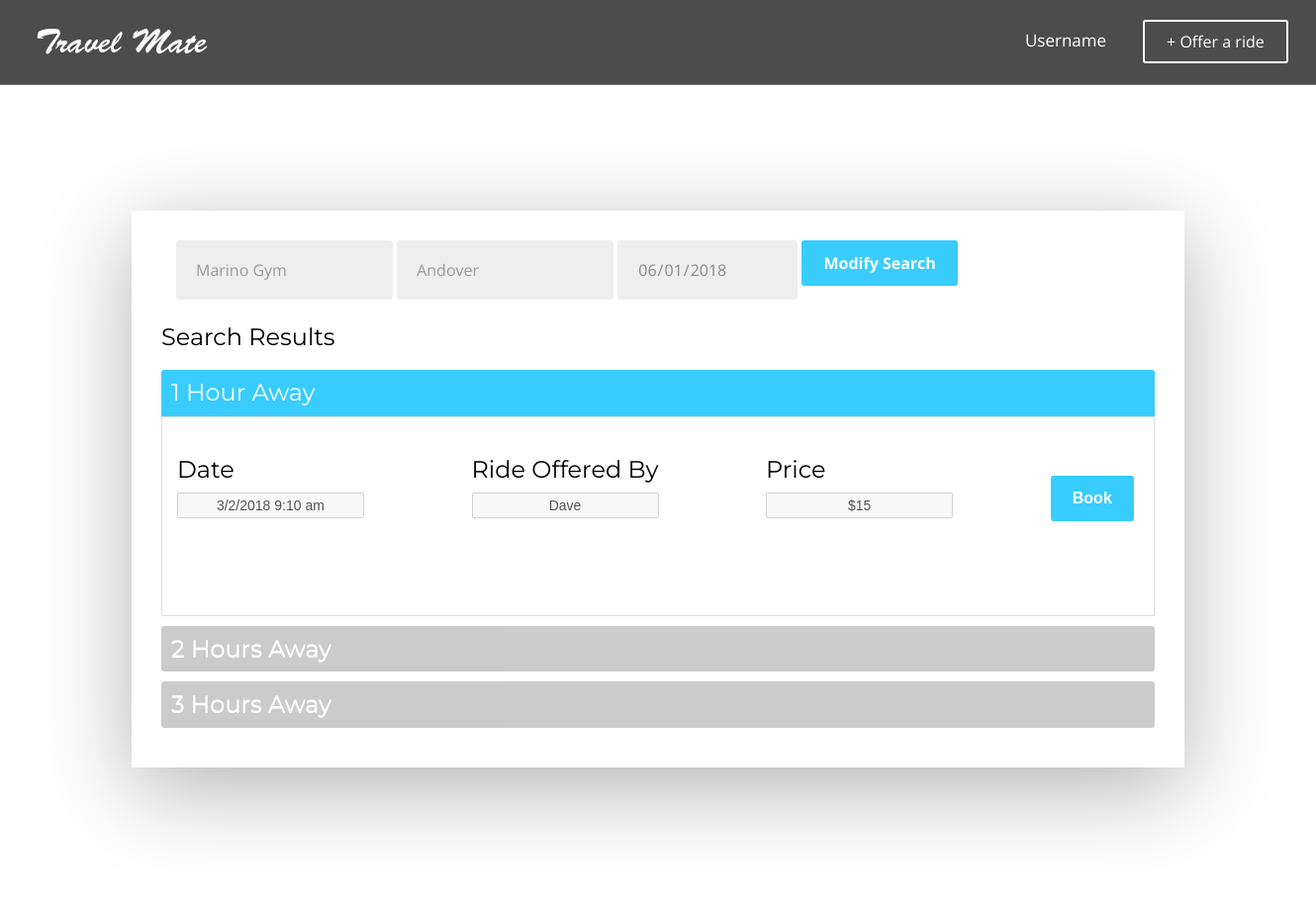
The page /book/search/ on the database as committed earlier.
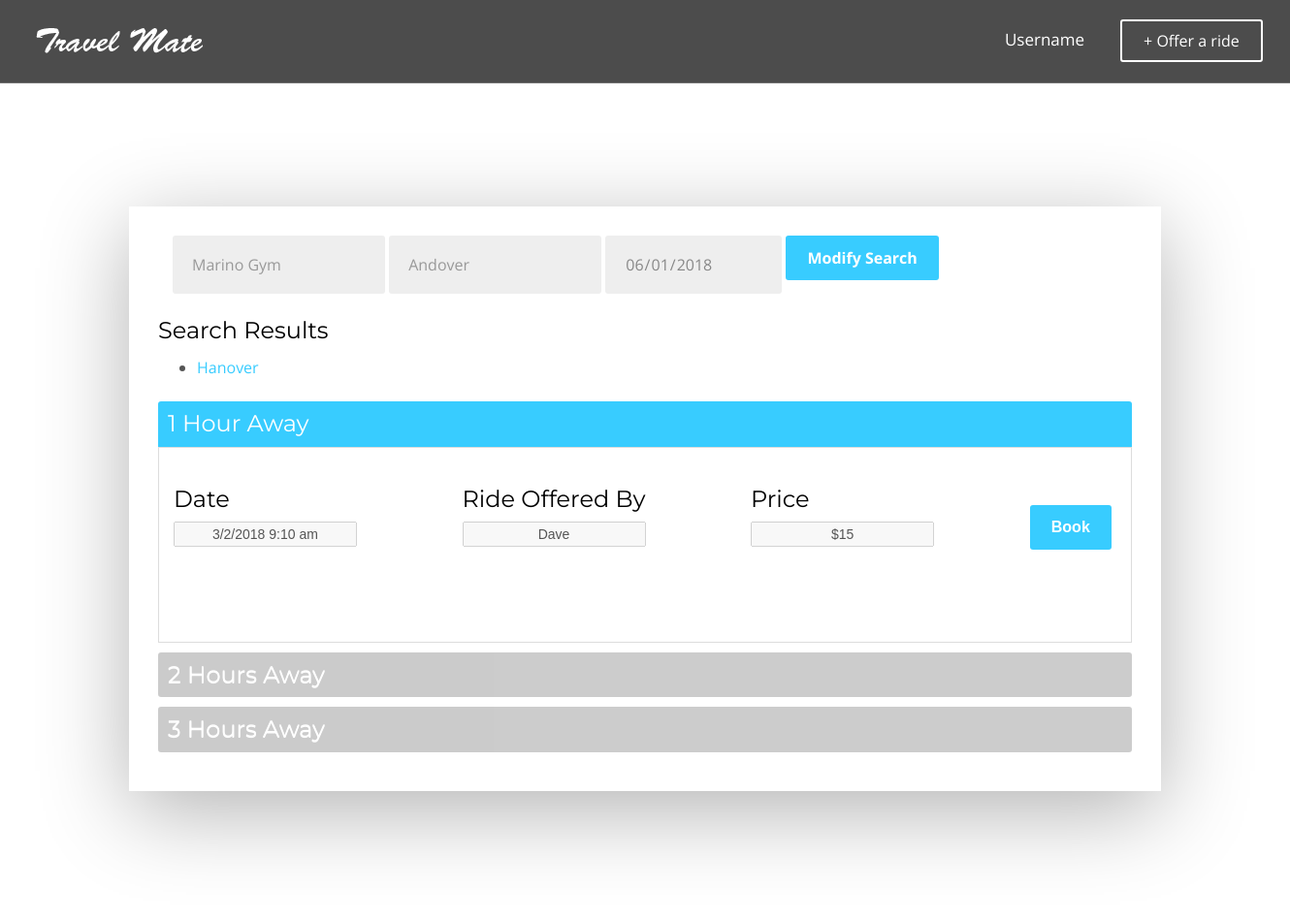
The same page on the database as committed later.
### book/models.py (models this page shows, shortened)
class Reservation(models.Model):
    uid = models.ForeignKey(User, on_delete = models.CASCADE)
    eid = models.ForeignKey(Enlist, on_delete = models.CASCADE)
    from_loc = models.CharField(max_length = 250)
    to_loc = models.CharField(max_length = 250)
    start_date = models.DateField()
    status = models.BooleanField(default = False)

### book/views.py (the view)
def searchres(request):
    all_reservations = Reservation.objects.all()
    context = {
        'all_reservations': all_reservations,
    }
    return render(request,'book/search.html', context)

### book/templates/book/search.html (shortened to what this page needs)
{%load staticfiles %}
<link rel="stylesheet" href="static/css/bootstrap.min.css" type="text/css">
<link rel="stylesheet" href="{% static 'css/style.css' %}" type="text/css">
<link rel="stylesheet" href="static/css/owl.carousel.css" type="text/css">
<link href="static/css/font-awesome.min.css" rel="stylesheet">
<link href="{% static 'css/accordion.css' %}" rel="stylesheet">
<header id="header">
    <nav class="navbar navbar-default navbar-fixed-top" data-spy="affix" data-offset-top="10">
        <div class="container">
            <div class="navbar-header">
                <div class="logo"><a href="{% url 'travel:index' %}"><img src="{%static 'images/logo1.png'%}"
                                                                          alt="image"/></a></div>
            </div>
            <div class="collapse navbar-collapse" id="navigation">
                <ul class="nav navbar-nav">
                    <li><a href="#">Username</a>
                    </li>
                </ul>
                <div class="submit_listing">
                    <a href="/offer" class="btn outline-btn">+ Offer a ride</a>
                </div>
            </div>
        </div>
    </nav>
</header>
<link rel="stylesheet" href="{% static 'css/style.css' %}" type='text/css'/>
<link rel="stylesheet" href="http://maxcdn.bootstrapcdn.com/bootstrap/3.3.6/css/bootstrap.min.css"/>
<link rel="stylesheet" href="{% static 'css/style.css' %}" type='text/css'/>
<section class="parallex-bg section-padding">
    <div class="text-mid">
            <div class="accordionWrapper">
                <div class="container">
                    <div class="search_form">
                            <div class="form-group">
                                <input type="text" id="fromlocation" class="form-control" placeholder="Marino Gym"
                                       disabled="true">
                            </div>
                            <p style="float: left">&nbsp;</p>
                            <div class="form-group">
                                <input type="text" id="tolocation" class="form-control" placeholder="Andover"
                                       disabled="true">
                            </div>
                            <p style="float: left">&nbsp;</p>
                            <div class="form-group">
                                <input type="date" id="startdate" class="form-control" value="2018-06-01"
                                       disabled="true">
                            </div>
                            <p style="float: left">&nbsp;</p>
                            <div class="form-group search_btn">
                                <a href="/book"> <input type="submit" value="Modify Search" class="btn btn-block"></a>
                            </div>
                    </div>
                </div>
                <h4>Search Results</h4>
                <ul>
                  {% for reservation in all_reservations %}
                  <li>
                    <a href="#">{{reservation.to_loc}}</a>
                  </li>
                  {% endfor %}
                </ul>
                <div class="accordionItem open">
                    <h4 class="accordionItemHeading">1 Hour Away</h4>
                    <div class="accordionItemContent">
                        <div class="row">
                            <div style="float: left;width: 30%;padding: 1%;height: 20%;">
                                <h4 >Date</h4>
                                <input type="text" name="lname" disabled class="text-center" value="3/2/2018 9:10 am">
                            </div>
                            <div style="float: left;width: 30%;padding: 1%;height: 20%;">
                                <h4 >Ride Offered By</h4>
                                <input type="text" name="lname" disabled value="Dave" class="text-center">
                            </div>
                            <div style="float: left;width: 30%;padding: 1%;height: 20%;">
                                <h4 >Price</h4>
                                <input type="text" name="lname" disabled value="$15" class="text-center">
                            </div>
                            <input type="submit" data-toggle="modal" data-target="#myModal" value="Book" class="btn" style="margin-left:0%;margin-top:4%">
                        </div>
                    </div>
                </div>
                <div class="accordionItem close">
                    <h4 class="accordionItemHeading">2 Hours Away</h4>
                </div>
                <div class="accordionItem close">
                    <h4 class="accordionItemHeading">3 Hours Away</h4>
                </div>
            </div>
    </div>
</section>
<div class="container">
</div>

### travel/static/css/style.css (style rules this page uses)
h1,h2,h3,h4,h5,h6 { color:#000;font-weight:400;font-family:'Montserrat',sans-serif }
h4 { font-size:24px }
p { font-size:16px;line-height:30px;margin-bottom:15px }
a { transition-duration:.5s;-moz-transition-duration:.5s;-o-transition-duration:.5s;-webkit-transition-duration:.5s;-ms-transition-duration:.5s;text-decoration:none;color:#38ccff }
ul,ol { margin:0 auto 20px }
ul li,ol li { font-size:16px;line-height:30px;margin:0 auto 10px }
img { max-width:100% }
.btn { background:#38ccff none repeat scroll 0 0;border:medium none;border-radius:3px;color:#fff;font-size:16px;font-weight:700;line-height:30px;margin:auto;width:auto;padding:8px 22px;transition:all .3s linear 0;-moz-transition:all .3s linear 0;-o-transition:all .3s linear 0;-webkit-transition:all .3s linear 0;-ms-transition:all .3s linear 0 }
.outline-btn { border:#38ccff solid 2px;background:none;color:#38ccff }
.form-group { margin-bottom:15px;position:relative }
.form-control,form input,form textarea,form select { background:#eee none repeat scroll 0 0;border:0 none;border-radius:3px;box-shadow:none;color:#888;font-size:14px;height:50px;line-height:30px;padding:0 20px;width:100% }
.section-padding { padding:80px 0;position:relative }
.parallex-bg { background-attachment:fixed;background-position:center;background-repeat:no-repeat;background-size:cover;position:relative }
#header .container { width:98% }
.logo { margin:22px 0;transition-duration:.3s;-moz-transition-duration:.3s;-o-transition-duration:.3s;-webkit-transition-duration:.3s;-ms-transition-duration:.3s }
.submit_listing { float:right;margin-top:20px;margin-left:25px;transition-duration:.3s;-moz-transition-duration:.3s;-o-transition-duration:.3s;-webkit-transition-duration:.3s;-ms-transition-duration:.3s }
.submit_listing .btn { background:none;border-color:#fff;color:#fff;padding:5px 22px;font-weight:400 }
.navbar.navbar-default { background:rgba(0,0,0,0.7) none repeat scroll 0 0;border-color:currentcolor currentcolor rgba(255,255,255,0.2);border-radius:0;border-style:none none solid;border-width:0 0 1px;margin:0 auto;padding:0;transition-duration:.3s;-moz-transition-duration:.3s;-o-transition-duration:.3s;-webkit-transition-duration:.3s;-ms-transition-duration:.3s }
#navigation { padding:0;text-align:right }
#navigation .nav.navbar-nav { display:inline-block;float:none;vertical-align:middle }
#navigation .nav.navbar-nav li { margin:0;overflow:hidden;position:relative }
#navigation .nav.navbar-nav a { color:#fff;font-size:17px;font-weight:400 }
#navigation .nav.navbar-nav li > a { padding:31px 12px }
.search_form .form-group { float:left }
.search_form .form-control,.search_form form input,.search_form form textarea,.search_form form select { font-size:16px;height:60px;padding:0 20px }
.search_form .form-control,.search_form form textarea,.search_form form select { font-size:16px;height:60px;padding:0 20px }

### travel/static/css/accordion.css (style rules this page uses)
.accordionWrapper { padding:30px;background:#fff;float:left;width:80%;box-sizing:border-box;margin:10%; box-shadow: 0 1.5em 85px 0 rgba(0, 0, 0, 0.3); }
.accordionItem { float:left; display:block; width:100%; box-sizing: border-box; font-family:'Open-sans',Arial,sans-serif; }
.accordionItemHeading { cursor:pointer; margin:0px 0px 10px 0px; padding:10px; background:#000000; color:#fff; width:100%; -webkit-border-radius: 3px; -moz-border-radius: 3px; border-radius: 3px; box-sizing: border-box; }
.open .accordionItemContent { padding: 20px; background-color: #fff; border: 1px solid #ddd; width: 100%; margin: 0px 0px 10px 0px; display:block; -webkit-transform: scaleY(1); -o-transform: scaleY(1); -ms-transform: scaleY(1); transform: scaleY(1); -webkit-transform-origin: top; -o-transform-origin: top; -ms-transform-origin: top; transform-origin: top; -webkit-transition: -webkit-transform 0.4s ease-out; -o-transition: -o-transform 0.4s ease; -ms-transition: -ms-transform 0.4s ease; transition: transform 0.4s ease; box-sizing: border-box; }
.open .accordionItemHeading { margin:0px; -webkit-border-top-left-radius: 3px; -webkit-border-top-right-radius: 3px; -moz-border-radius-topleft: 3px; -moz-border-radius-topright: 3px; border-top-left-radius: 3px; border-top-right-radius: 3px; -webkit-border-bottom-right-radius: 0px; -webkit-border-bottom-left-radius: 0px; -moz-border-radius-bottomright: 0px; -moz-border-radius-bottomleft: 0px; border-bottom-right-radius: 0px; border-bottom-left-radius: 0px; background-color: #38ccff; color: #fff; }

Rows that differ between the two databases and show on the page:
added Reservation: to_loc "Hanover"
